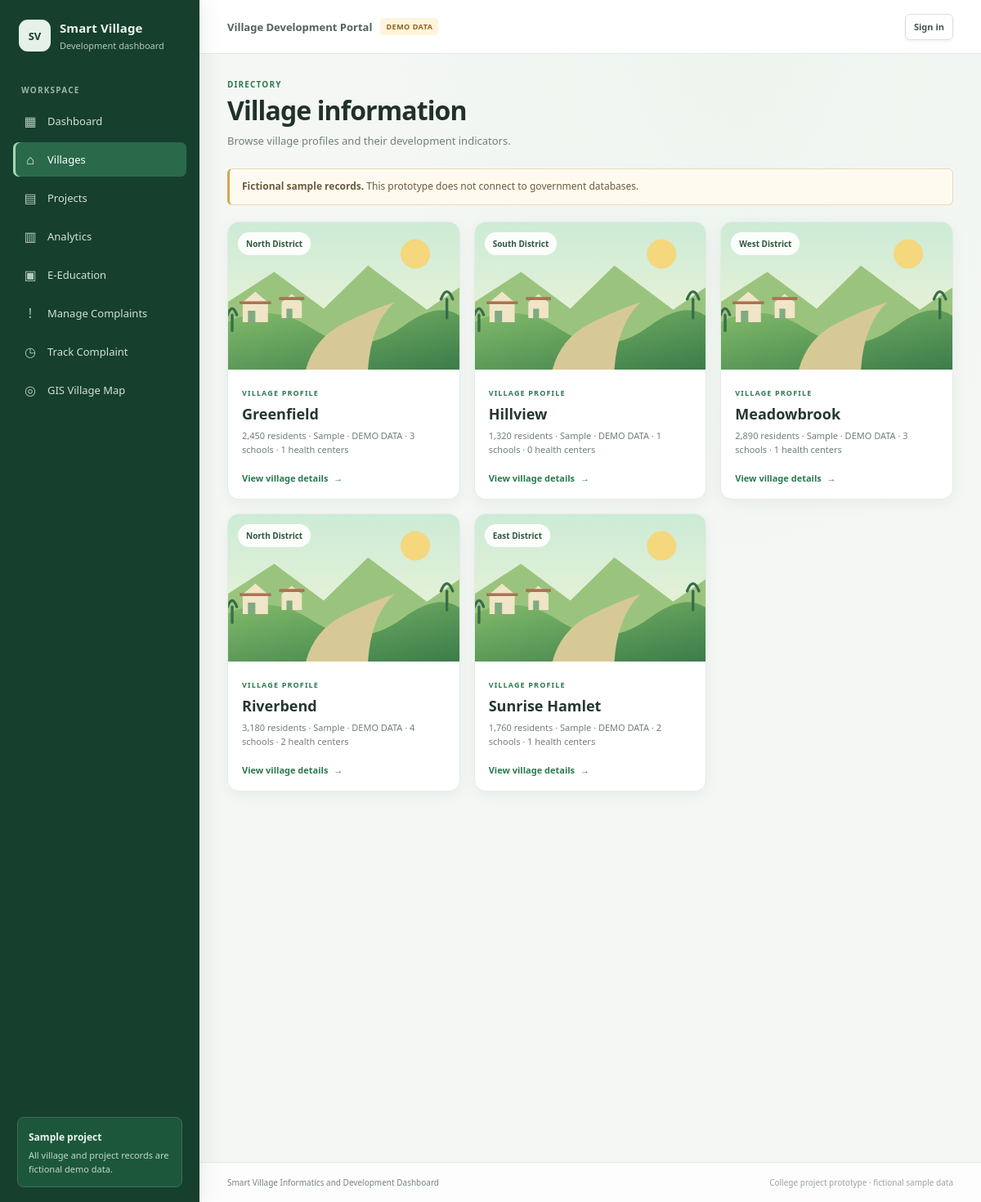
/villages, run on the app's committed database.
### tables this page shows
CREATE TABLE villages (
            id INTEGER PRIMARY KEY AUTOINCREMENT,
            name TEXT NOT NULL UNIQUE,
            district TEXT NOT NULL,
            population INTEGER NOT NULL CHECK (population >= 0),
            schools INTEGER NOT NULL CHECK (schools >= 0),
            healthcare_centers INTEGER NOT NULL CHECK (healthcare_centers >= 0),
            road_status TEXT NOT NULL,
            water_availability INTEGER NOT NULL CHECK (water_availability BETWEEN 0 AND 100),
            agriculture TEXT NOT NULL
        , latitude REAL CHECK (latitude IS NULL OR latitude BETWEEN -90 AND 90), longitude REAL CHECK (longitude IS NULL OR longitude BETWEEN -180 AND 180), coordinates_verified INTEGER NOT NULL DEFAULT 0 CHECK (coordinates_verified IN (0, 1)), state TEXT NOT NULL DEFAULT '', taluk TEXT NOT NULL DEFAULT '', population_year INTEGER, population_source TEXT NOT NULL DEFAULT 'DEMO DATA - fictional sample', population_status TEXT NOT NULL DEFAULT 'Sample' CHECK (population_status IN ('Official', 'Sample', 'Unavailable')), household_count INTEGER CHECK (household_count IS NULL OR household_count >= 0), household_year INTEGER, household_source TEXT, household_status TEXT NOT NULL DEFAULT 'Unavailable' CHECK (household_status IN ('Official', 'Sample', 'Unavailable')), statistics_updated_at TEXT);

### app.py (the view)
@app.route("/villages")
def villages():
    search = request.args.get("q", "").strip()
    user = getattr(g, "current_user", None)
    village_scope = (
        assigned_village_id()
        if user is not None and user["role"] == "village_officer"
        else None
    )
    rows = get_db().execute(
        """SELECT * FROM villages
           WHERE (? IS NULL OR id = ?)
             AND (name LIKE ? OR district LIKE ?)
           ORDER BY name""",
        (village_scope, village_scope, f"%{search}%", f"%{search}%"),
    ).fetchall()
    return render_template("villages.html", villages=rows, search=search)

### app.py (called while the page is built, shortened)
def get_db():
    if "db" not in g:
        g.db = sqlite3.connect(app.config["DATABASE"])
        g.db.row_factory = sqlite3.Row
        g.db.execute("PRAGMA foreign_keys = ON")
    return g.db

@app.before_request
def protect_post_requests():
    user_id = session.get("user_id")
    g.current_user = None
    session.setdefault("_csrf_token", secrets.token_urlsafe(32))
    if request.method in ("POST", "PUT", "PATCH", "DELETE"):
        submitted_token = request.form.get("_csrf_token", "") or request.headers.get(
            "X-CSRF-Token", ""
        )
        if not compare_digest(session["_csrf_token"], submitted_token):
            abort(400, description="The form security token is missing or invalid. Please reload and try again.")

@app.context_processor
def inject_template_helpers():
    return {
        "csrf_token": lambda: session.get("_csrf_token", ""),
        "current_user": getattr(g, "current_user", None),
    }

### templates/villages.html (shortened to what this page needs)
{% extends "base.html" %}
{% block content %}
<div class="page-heading"><div><p class="eyebrow">DIRECTORY</p><h1>Village information</h1><p class="muted">Browse village profiles and their development indicators.</p></div></div>
<div class="notice"><strong>Fictional sample records.</strong> This prototype does not connect to government databases.</div>
{% if villages %}
<section class="village-card-grid" aria-label="Village profiles">
  {% for village in villages %}
  {% set village_image = village_images[loop.index0 % village_images|length] %}
  <a class="village-card reveal" href="{{ url_for('village_details', village_id=village.id) }}">
    <div class="village-card-image"><img src="{{ village_image[0] }}" data-fallback="{{ url_for('static', filename='images/village-fallback.svg') }}" alt="{{ village_image[1] }}" loading="lazy" width="900" height="560"><span class="village-card-tag">{{ village.district }}</span></div>
    <div class="village-card-body"><span class="eyebrow">VILLAGE PROFILE</span><h2>{{ village.name }}</h2><p>{% if village.population_status != 'Unavailable' %}{{ "{:,}".format(village.population) }} residents · {{ village.population_status }}{% if village.population_status == 'Sample' %} · DEMO DATA{% endif %}{% else %}Population unavailable{% endif %} · {{ village.schools }} schools · {{ village.healthcare_centers }} health centers</p><span class="village-card-link">View village details <span aria-hidden="true">→</span></span></div>
  </a>
  {% endfor %}
</section>
{% else %}
<section class="panel empty-panel"><span class="empty-icon" aria-hidden="true">⌂</span><h2>No villages found</h2><p class="muted">Try another name or district, or clear your search to browse all village profiles.</p></section>
{% endif %}
{% endblock %}

### static/css/style.css (style rules this page uses)
:root { --green-900: #174b35; --green-800: #206344; --green-700: #28764f; --green-100: #e9f3ec; --ink: #20312a; --muted: #718078; --line: #e5ebe7; --surface: #fff; --background: #f5f7f5; --red: #b84238; font-family: "Segoe UI", Arial, sans-serif; color: var(--ink); background: var(--background); font-synthesis: none; }
* { box-sizing: border-box; }
body { margin: 0; min-width: 320px; background: var(--background); font-size: 14px; }
a { color: inherit; text-decoration: none; }
button, a, input, select { -webkit-tap-highlight-color: transparent; }
.page-heading { display: flex; align-items: center; justify-content: space-between; gap: 20px; margin-bottom: 22px; }
.page-heading h1, .login-intro h1 { margin: 3px 0 7px; font-size: clamp(25px, 3vw, 32px); letter-spacing: -.75px; }
.eyebrow { margin: 0; color: var(--green-700); font-size: 10px; font-weight: 800; letter-spacing: 1.15px; }
.muted { color: var(--muted); }
.page-heading .muted { margin: 0; font-size: 13px; }
.notice { margin-bottom: 20px; padding: 12px 15px; border: 1px solid #e8d9b6; border-left: 3px solid #d3a64d; border-radius: 6px; background: #fffaf0; color: #6c5b3d; font-size: 12px; line-height: 1.55; }
:root { --green-900: #163f2e; --green-800: #205c3e; --green-700: #2b7950; --green-100: #eaf4ec; --ink: #20312a; --muted: #718078; --line: #e4ebe5; --surface: #fff; --background: #f4f7f4; scroll-behavior: smooth; }
body { background: radial-gradient(ellipse at 75% 0%, rgba(221, 238, 224, .32), transparent 33%), var(--background); }
.page-heading { margin-bottom: 25px; }
.page-heading h1, .login-intro h1 { font-weight: 720; letter-spacing: -.9px; }
.village-card-grid { display: grid; grid-template-columns: repeat(3, minmax(0, 1fr)); gap: 17px; margin: 0 0 20px; }
.village-card { display: block; min-width: 0; overflow: hidden; border: 1px solid var(--line); border-radius: 14px; background: #fff; box-shadow: 0 5px 18px rgba(27,66,43,.05); transition: transform .22s ease, box-shadow .22s ease, border-color .22s ease; }
.village-card-image { position: relative; height: 180px; overflow: hidden; background: #e3eee3; }
.village-card-image img { display: block; width: 100%; height: 100%; object-fit: cover; transition: transform .5s ease; }
.village-card-tag { position: absolute; top: 12px; left: 12px; padding: 6px 9px; border: 1px solid rgba(255,255,255,.45); border-radius: 30px; background: rgba(255,255,255,.9); color: #31573e; font-size: 10px; font-weight: 700; backdrop-filter: blur(8px); }
.village-card-body { padding: 17px; }
.village-card-body .eyebrow { font-size: 9px; }
.village-card-body h2 { margin: 6px 0; color: #26372e; font-size: 18px; }
.village-card-body p { min-height: 36px; margin: 0 0 14px; color: var(--muted); font-size: 11px; line-height: 1.6; }
.village-card-link { color: var(--green-700); font-size: 11px; font-weight: 700; }
.village-card-link span { display: inline-block; margin-left: 4px; transition: transform .2s ease; }
.is-visible { animation: fade-up .5s ease both; animation-delay: var(--reveal-delay, 0ms); }

### data on the page
villages: district "North District", name "Greenfield", population "2,450", population_status "Sample", shows "· DEMO DATA", schools "3", healthcare_centers "1"
villages: district "South District", name "Hillview", population "1,320", population_status "Sample", shows "· DEMO DATA", schools "1", healthcare_centers "0"
villages: district "West District", name "Meadowbrook", population "2,890", population_status "Sample", shows "· DEMO DATA", schools "3", healthcare_centers "1"
villages: district "North District", name "Riverbend", population "3,180", population_status "Sample", shows "· DEMO DATA", schools "4", healthcare_centers "2"
villages: district "East District", name "Sunrise Hamlet", population "1,760", population_status "Sample", shows "· DEMO DATA", schools "2", healthcare_centers "1"
